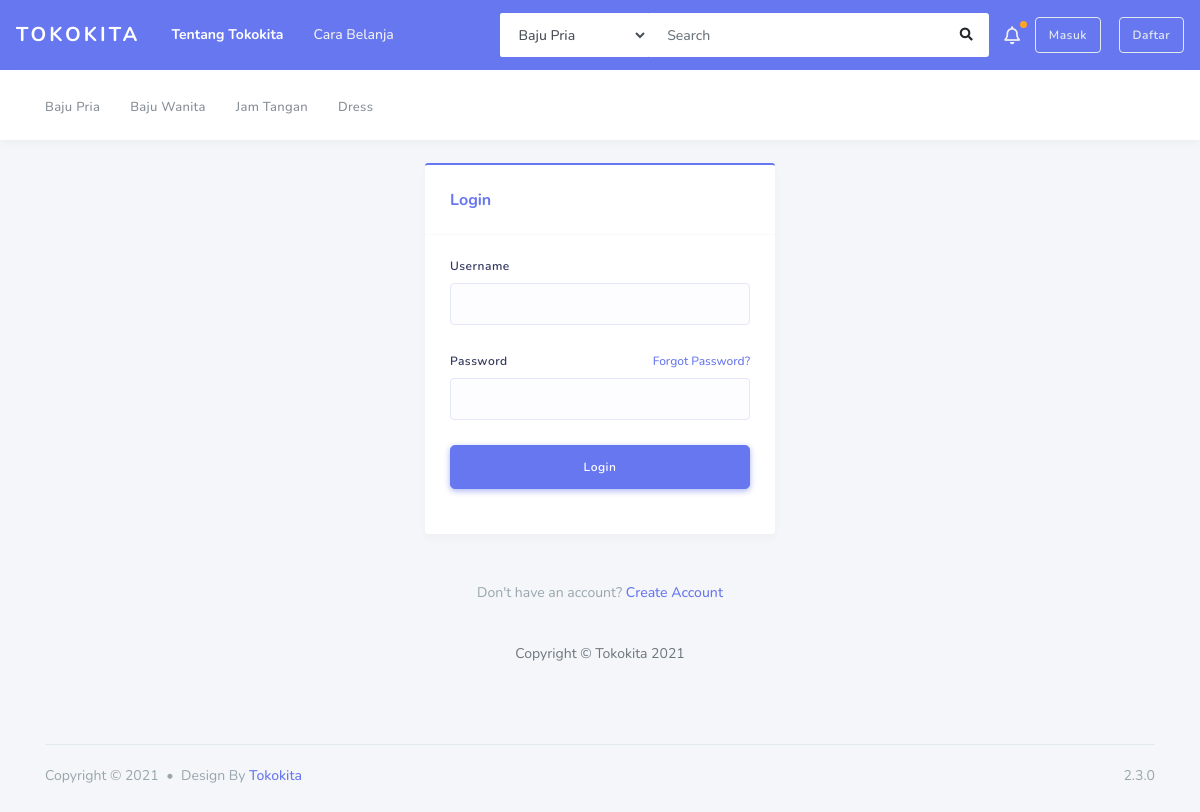
/index.php/home/login, run on the app's committed database.
### tables this page shows
CREATE TABLE `tbl_kategori` (
  `idkat` int(5) NOT NULL,
  `namakat` varchar(30) NOT NULL
);

### application/libraries/Template.php (called while the page is built, shortened)
<?php if ( ! defined('BASEPATH')) exit('No direct script access allowed');
class Template {
		var $template_data = array();
		function set($name, $value)
		{
			$this->template_data[$name] = $value;
		}
		function load($template = '', $view = '' , $view_data = array(), $return = FALSE)
		{
			$this->CI =& get_instance();
			return $this->CI->load->view($template, $this->template_data, $return);
		}
}

### application/controllers/Home.php (called while the page is built, shortened)
<?php
class Home extends CI_Controller{
    public function login() {
        $data['kategori'] = $this->Mfrontend->get_all_kategori()->result();
        $this->template->load('layout_frontend','frontend/login', $data);
    }
}

### index.php (called while the page is built, shortened)
<?php
require_once BASEPATH.'core/CodeIgniter.php';

### application/models/Mfrontend.php (called while the page is built, shortened)
<?php
class Mfrontend extends CI_Model{
   public function get_all_kategori(){
       return $this->db->get('tbl_kategori');
   }
}

### application/views/layout_frontend.php (the view, shortened to what this page needs)
<!DOCTYPE html>
<html lang="en">
<head>
  <link rel="stylesheet" href="https://stackpath.bootstrapcdn.com/bootstrap/4.3.1/css/bootstrap.min.css">
  <link rel="stylesheet" href="https://use.fontawesome.com/releases/v5.7.2/css/all.css">
  <link rel="stylesheet" href="<?php echo base_url('assets/admin/assets/css/style.css'); ?>">
  <link rel="stylesheet" href="<?php echo base_url('assets/admin/assets/css/components.css'); ?>">
</head>
<body class="layout-3">
  <div id="app">
    <div class="main-wrapper container">
      <nav class="navbar navbar-expand-lg main-navbar">
        <a href="<?php echo site_url('home')?>" class="navbar-brand sidebar-gone-hide">Tokokita</a>
        <div class="nav-collapse">
          <ul class="navbar-nav">
            <li class="nav-item active"><a href="#" class="nav-link">Tentang Tokokita</a></li>
            <li class="nav-item"><a href="#" class="nav-link">Cara Belanja</a></li>
          </ul>
        </div>
        <form action="<?php echo site_url('home/pencarian')?>" method="POST" class="form-inline ml-auto">
          <div class="search-element">
      <select name="kategori" data-width="150" class="form-control">
      <?php foreach($kategori as $val) { ?>
      <option value="<?php echo $val->idkat?>" class="form-control"><?php echo $val->namakat; ?></option>
      <?php } ?>
      </select>
            <input name="kata" class="form-control" type="search" placeholder="Search" aria-label="Search" data-width="300">
            <button class="btn" type="submit"><i class="fas fa-search"></i></button>
          </div>
        </form>
        <ul class="navbar-nav navbar-right">
          <li class="dropdown dropdown-list-toggle"><a href="#" data-toggle="dropdown" class="nav-link notification-toggle nav-link-lg beep"><i class="far fa-bell"></i></a>
          </li>
        </ul>
         <?php
        if ($this->session->userdata('id') == null) {
        ?>
        <a href="<?php echo site_url('home/login');?>" class="btn btn-outline-light">Masuk</a>
     <a href="<?php echo site_url('home/register');?>" class="btn btn-outline-light">Daftar</a>
        <?php
        }
        ?>
      </nav>
      <nav class="navbar navbar-secondary navbar-expand-lg">
        <div class="container">
          <ul class="navbar-nav">
            <?php foreach ($kategori as $val) { ?>
            <li class="nav-item">
              <a href="#" class="nav-link"><span><?php echo $val->namakat; ?></span></a>
            </li>
            <?php } ?>
          </ul>
        </div>
      </nav>
      <div class="main-content">
        <?= $contents ?>
      </div>
      <footer class="main-footer">
        <div class="footer-left">
          Copyright &copy; 2021 <div class="bullet"></div> Design By <a href="#">Tokokita</a>
        </div>
        <div class="footer-right">
          2.3.0
        </div>
      </footer>
    </div>
  </div>
</body>
</html>

### data on the page
tbl_kategori: namakat "Baju Pria"
tbl_kategori: namakat "Baju Wanita"
tbl_kategori: namakat "Jam Tangan"
tbl_kategori: namakat "Dress"

### other printed values
form field kategori "Baju Pria"
